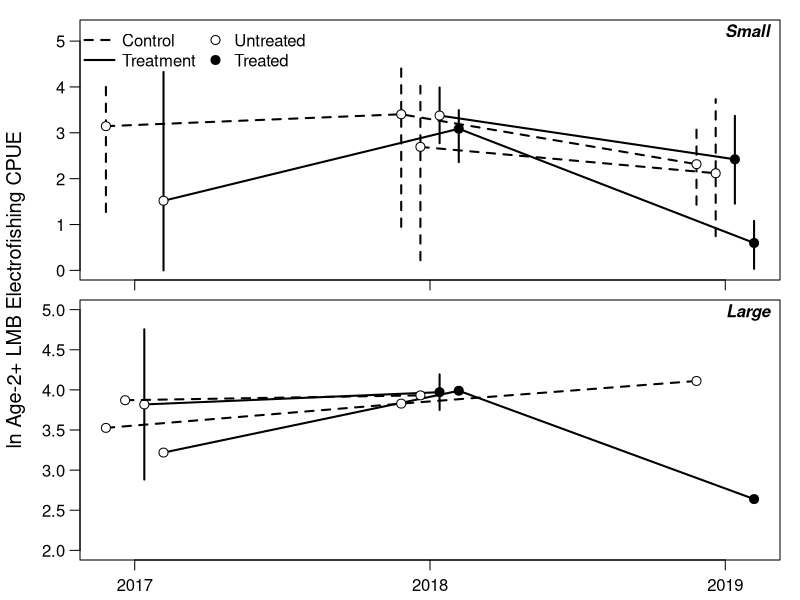

Write R code to recreate this figure.

dat = read.csv("lmb_output.csv")
dat$new = ifelse(dat$lake %in% c("drummond3", "lm", "promise", "mark"), 1, 0)
dat$drop = ifelse(dat$lake %in% c("lee county lake", "barbour county lake", "washington county lake"), 1, 0)
dat$cpue_2p = log(dat$cpue_2p + 1)
yvar = "cpue_2p"

datsub = dat[,c("year", "type", "times_treat", "size_class", "new", "drop", yvar)]

library(dplyr)

plot_dat_sml = datsub %>% filter(size_class == "small") %>%
  group_by(year, type, new, times_treat) %>%
  summarize(
    mn = mean(cpue_2p, na.rm = T),
    lwr = quantile(cpue_2p, 0.025, na.rm = T),
    upr = quantile(cpue_2p, 0.975, na.rm = T)
    ) %>% ungroup
plot_dat_big = datsub %>% filter(size_class == "big") %>%
  group_by(year, type, drop, times_treat) %>%
  summarize(
    mn = mean(cpue_2p, na.rm = T),
    lwr = quantile(cpue_2p, 0.025, na.rm = T),
    upr = quantile(cpue_2p, 0.975, na.rm = T)
    ) %>% ungroup

plot_dat_sml$year = as.numeric(plot_dat_sml$year)
plot_dat_big$year = as.numeric(plot_dat_big$year)

off_c1 = -0.0975
off_c2 = -0.0325
off_t2 = 0.0325
off_t1 = 0.0975
ppi = 600
png("cpue_2p_log.png", h = 7 * ppi, w = 4 * ppi, res = ppi)

# small lakes
par(mfrow = c(2,1), mar = c(0.5,1,0.5,1), oma = c(1.5,3,0.5,0), cex.axis = 1, cex.lab = 1.2, mgp = c(1,0.75,0))
plot(1,1, type = "n", xlim = c(2017,2019) + range(c(off_c1, off_c2, off_t1, off_t2)), ylim = range(seq(0,5,1)) * c(1, 1.05),
     xaxt = "n", las = 1, ylab = "")
usr = par("usr"); xdiff = usr[2] - usr[1]; ydiff = usr[4] - usr[3]
text(x = usr[2] - xdiff * 0, y = usr[4] - ydiff * 0.05, pos = 2, "Small", font = 4)

# controls (not new entries)
ind = c(1,3,7)
lines(mn ~ I(year + off_c1), data = plot_dat_sml[ind,], lwd = 2, lty = 2, type = "l")
with(plot_dat_sml[ind,], segments(I(year + off_c1), lwr, I(year + off_c1), upr, lty = 2, lwd = 2))
points(mn ~ I(year + off_c1), data = plot_dat_sml[ind,], pch = 21, bg = "white", cex = 1.2)

# treats (not new entries)
ind = c(2,6,10)
lines(mn ~ I(year + off_t1), data = plot_dat_sml[ind,], lwd = 2, type = "l")
with(plot_dat_sml[ind,], segments(I(year + off_t1), lwr, I(year + off_t1), upr, lwd = 2))
points(mn ~ I(year + off_t1), data = plot_dat_sml[ind,], pch = 21, bg = c("white", "black", "black"), cex = 1.2)

# controls (new entry 2018)
ind = c(4,8)
lines(mn ~ I(year + off_c2), data = plot_dat_sml[ind,], lwd = 2, lty = 2, type = "l")
with(plot_dat_sml[ind,], segments(I(year + off_c2), lwr, I(year + off_c2), upr, lty = 2, lwd = 2))
points(mn ~ I(year + off_c2), data = plot_dat_sml[ind,], pch = 21, bg = "white", cex = 1.2)

# treats (new entry 2018)
ind = c(5,9)
lines(mn ~ I(year + off_t2), data = plot_dat_sml[ind,], lwd = 2, type = "l")
with(plot_dat_sml[ind,], segments(I(year + off_t2), lwr, I(year + off_t2), upr, lwd = 2))
points(mn ~ I(year + off_t2), data = plot_dat_sml[ind,], pch = 21, bg = c("white", "black"), cex = 1.2)

axis(side = 1, at = 2017:2019, labels = rep("", 3))
legend("topleft", legend = c("Control", "Treatment", "Untreated", "Treated"), ncol = 2,
       pch = c(NA, NA, 21, 21), pt.cex = c(NA, NA, 1.2, 1.2), pt.bg = c(NA, NA, "white", "black"),
       bty = "n", lty = c(2,1,NA,NA), lwd = c(2,2,NA,NA), x.intersp = c(0.5, 0.5, 0.25, 0.25))

# big lakes
plot_dat_big
plot(1,1, type = "n", xlim = c(2017,2019) + range(c(off_c1, off_c2, off_t1, off_t2)), ylim = range(seq(2,5,1)),
     xaxt = "n", las = 1, ylab = "")
usr = par("usr"); xdiff = usr[2] - usr[1]; ydiff = usr[4] - usr[3]
text(x = usr[2] - xdiff * 0, y = usr[4] - ydiff * 0.05, pos = 2, "Large", font = 4)

# treats (not new entries)
ind = c(3,7,10)
lines(mn ~ I(year + off_t1), data = plot_dat_big[ind,], lwd = 2, type = "l")
with(plot_dat_big[ind,], segments(I(year + off_t1), lwr, I(year + off_t1), upr, lwd = 2))
points(mn ~ I(year + off_t1), data = plot_dat_big[ind,], pch = 21, bg = c("white", "black", "black"), cex = 1.2)

# treats (new entry 2018)
ind = c(4,8)
lines(mn ~ I(year + off_t2), data = plot_dat_big[ind,], lwd = 2, type = "l")
with(plot_dat_big[ind,], segments(I(year + off_t2), lwr, I(year + off_t2), upr, lwd = 2))
points(mn ~ I(year + off_t2), data = plot_dat_big[ind,], pch = 21, bg = c("white", "black"), cex = 1.2)

# controls (not new entries)
ind = c(1,5,9)
lines(mn ~ I(year + off_c1), data = plot_dat_big[ind,], lwd = 2, lty = 2, type = "l")
with(plot_dat_big[ind,], segments(I(year + off_c1), lwr, I(year + off_c1), upr, lty = 2, lwd = 2))
points(mn ~ I(year + off_c1), data = plot_dat_big[ind,], pch = 21, bg = "white", cex = 1.2)

# controls (new entry 2018)
ind = c(2,6)
lines(mn ~ I(year + off_c2), data = plot_dat_big[ind,], lwd = 2, lty = 2, type = "l")
with(plot_dat_big[ind,], segments(I(year + off_c2), lwr, I(year + off_c2), upr, lty = 2, lwd = 2))
points(mn ~ I(year + off_c2), data = plot_dat_big[ind,], pch = 21, bg = "white", cex = 1.2)

axis(side = 1, at = 2017:2019, labels = 2017:2019)
mtext(side = 2, outer = T, "ln Age-2+ LMB Electrofishing CPUE", line = 1.75, cex = 1.2) 
dev.off()


